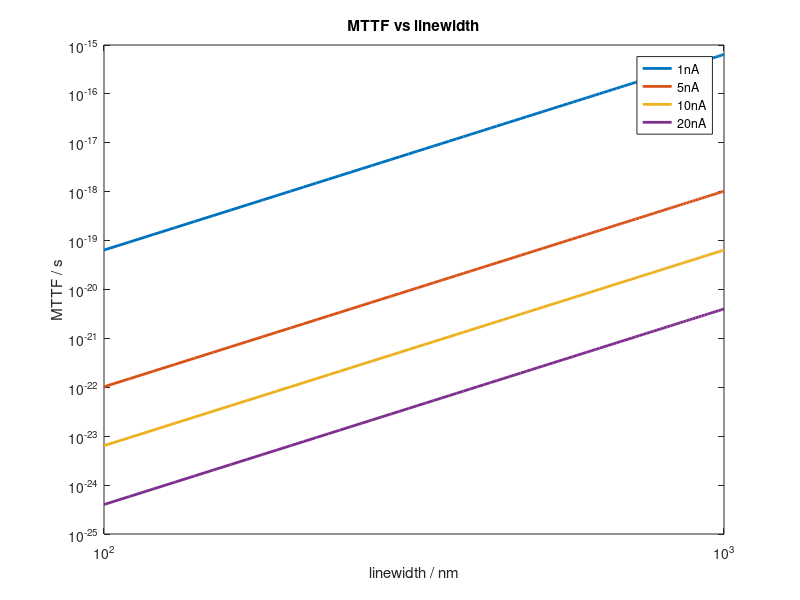

Recreate this plot in MATLAB. (Note: this script raises an error after producing the figure.)

clear

width = 100e-9: 10e-9: 1000e-9; % unit is m

% T = 600; % LW=5, J=2MA/cm2, 6.95 ~ 100hr
T=600;%temperature in K 
A=100*4/(exp(0.41/(8.61*6*1e-3)))%constant, unit is h*mA2/cm4
A=A/(3.6*10^5) %constant, unit is s*A2/m4
thickness=100e-9
current=[1,5,10,20]*1e-6%stimulation inject current, unit is A 
R = zeros(length(current),length(100e-9:10e-9:1000e-9));
for i=1:length(current)

    for w=1:length(width)
        j=current(i)/(thickness*width(w));%unit is A/m2
        TTFDC=A*(310./j).^2*exp(0.41/(8.61e-5*310));%unit is second
        TTFAC=2*100.*TTFDC.^2; %unit is second
        R(i,w)=TTFAC;
    end
end
%https://ieeexplore.ieee.org/stamp/stamp.jsp?tp=&arnumber=491258

figure;
for i=1:length(current)
    plot(width*1e9,R(i,:),'LineWidth',2);hold on;
end 

set(gca, 'XScale', 'log')
set(gca, 'YScale', 'log')
set(gca, 'XDir')


%MTTF = (LW/100).^2*exp(0.41/8.617e-5/T) *A;

%figure;
%plot(LW,MTTF)
xlabel("linewidth / nm")
ylabel("MTTF / s")
title('MTTF vs linewidth')
lgd=legend(["1nA";"5nA";"10nA";"20nA"],'location','northeast');
lgd.Color = 'none'; % Makes the legend background transparent
lgd.Box = 'off'; % Turns off the box around the legend
